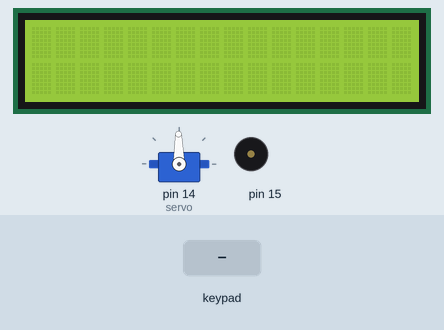
A sketch run on a simulated Arduino Uno, built with avr-gcc and run on an emulated ATmega328P. Shown: servo, 16×2 character LCD, buzzer (waves = sounding). Inputs (shaded band) come from the test bench.

Above: at 1.2 s.
1.3 s: keypad keys 7 6 5 4 # pressed 0.4 s apart
At 4.3 s:
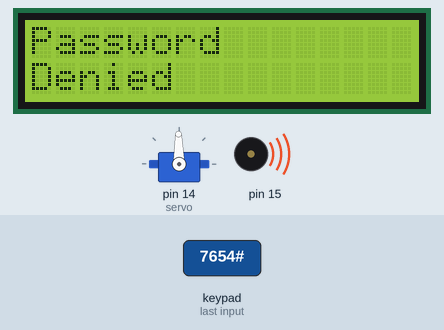
6.3 s: key '#' pressed
At 6.9 s:
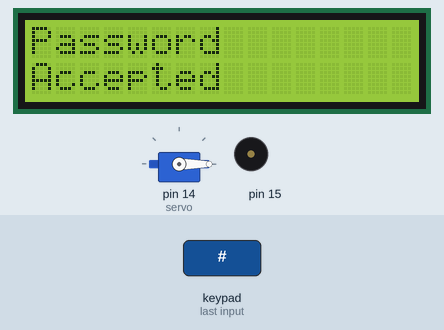
9.3 s: key 'A' pressed
At 10.2 s:
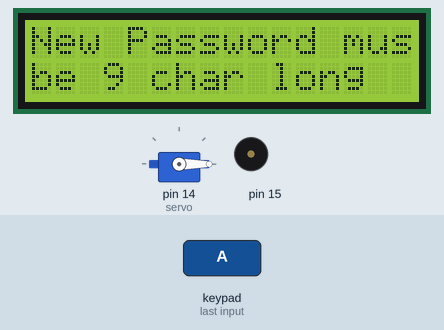
12.3 s: keypad keys 7 6 5 4 A pressed 0.4 s apart
At 15.2 s:
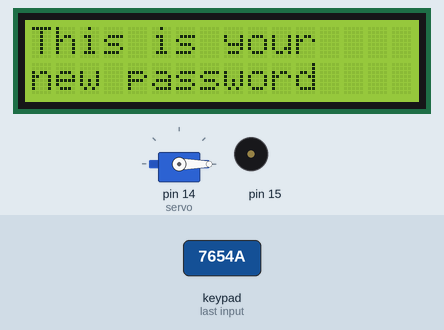
17.3 s: key 'B' pressed
20.3 s: keypad keys 3 2 1 0 A pressed 0.4 s apart
At 24.73 s:
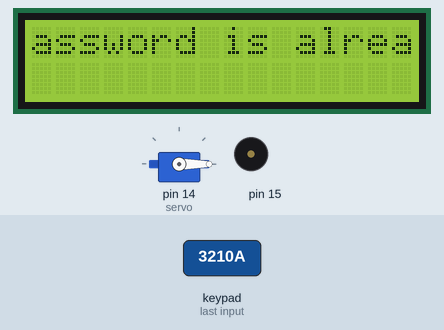
Timing chart, 0 to 26.2 s (numbered marks = the images above; inputs shaded):
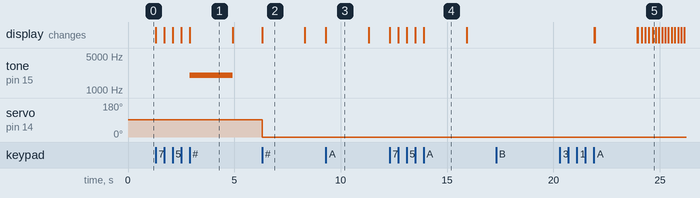

The sketch:

security_system_school_project1.ino
```cpp
#include <LiquidCrystal.h>
#include <Keypad.h>
#include <Wire.h>
#include <Servo.h>

LiquidCrystal lcd(9,8,10,11,12,13);

Servo servo;

long NewPass = 0;
long storedpass = 0;
long ResPassCombination = 2345523;

char customKey;
const byte ROWS = 4;
const byte COLS = 4;

char keys[ROWS][COLS] = {
  {'1','2','3','A'},
  {'4','5','6','B'},
  {'7','8','9','C'},
  {'*','0','#','D'}
};
byte rowPins[ROWS] = {7,6,5,4}; //rows keypad
byte colPins[COLS] = {3,2,1,0}; //columns keypad

//Connects with the Keypad
Keypad customKeypad = Keypad(makeKeymap(keys), rowPins, colPins, ROWS, COLS);

void ResetingPassword()
{
  customKey = 'C';
  switch(customKey)
  {
     case 'C'://Reset's password
       lcd.clear();
       lcd.setCursor(0,0);
       lcd.print("Password must be 9 charachters long");
       //Moves the display to the left
       for (int positionCounter = 0; positionCounter < 40; positionCounter++)
       {
          lcd.scrollDisplayLeft();
          delay(150);
       }
       //Moves the display to the right
       for (int positionCounter = 29; positionCounter < 29; positionCounter++)
       {
          lcd.scrollDisplayRight();
          delay(150);
          lcd.noDisplay();
       }
       delay(4000);
       lcd.clear();
       lcd.setCursor(0,0);
       lcd.print("Press A to Confirm once you are done");
       //Moves the display to the left
       for (int positionCounter = 0; positionCounter < 40; positionCounter++)
       {
          lcd.scrollDisplayLeft();
          delay(150);
       }
       //Moves the display to the right
       for (int positionCounter = 29; positionCounter < 29; positionCounter++)
       {
          lcd.scrollDisplayRight();
          delay(150);
          lcd.noDisplay();
       }
       delay(2000);
       lcd.clear();
       storedpass = 0;
       NewPass = 0;
       lcd.setCursor(0,0);
    break;
  }
}


void setup()
{
  //Start's the servo motor
  servo.attach(14);
  servo.write(91);
  lcd.begin(16,2);
}

void loop()
{
  customKey = customKeypad.getKey();
  switch(customKey)
  {
    case '0' ... '9'://Writes on the lcd
      lcd.setCursor(0,0);
      NewPass = NewPass * 10 + (customKey - '0');
      lcd.print(NewPass);
    break;

    case 'A'://Create new password
      lcd.setCursor(0,0);
      if(NewPass == 0)
      {
        lcd.print("New Password must");
        lcd.setCursor(0,1);
        lcd.print("be 9 char long");
        delay(2000);
        lcd.clear();
      }
      else
      {
        if(storedpass > 0)
        {
          lcd.print("Password is already set");
          //Moves the display to the left
          for (int positionCounter = 0; positionCounter < 40; positionCounter++)
          {
             lcd.scrollDisplayLeft();
             delay(150);
          }
          //Moves the display to the right
          for (int positionCounter = 29; positionCounter < 29; positionCounter++)
          {
             lcd.scrollDisplayRight();
             delay(150);
             lcd.noDisplay();
          }
          delay(1000);
          lcd.clear();
          NewPass = 0;
          lcd.setCursor(0,0);
        }
        else
        {
          storedpass = NewPass;
          lcd.print("This is your");
          lcd.setCursor(0,1);
          lcd.print("new password");
          delay(2000);
          lcd.clear();
          lcd.print(storedpass);
          delay(6000);
          lcd.clear();
          NewPass = 0;
        }
      }
    break;

    case 'B'://Prepares password for reset
      lcd.setCursor(0,0);
      lcd.print("Reset your ");
      lcd.setCursor(0,1);
      lcd.print("password");
      delay(2000);
      lcd.clear();
      if(NewPass == 234)
      {
        ResetingPassword();
      }
      lcd.setCursor(0,0);
      lcd.print("Press D to");
      lcd.setCursor(0,1);
      lcd.print("Return");
      lcd.clear();
    break;

    case 'D'://Clears lcd(Back Button)
      lcd.clear();
    break;

    case '#'://(Okey button) checks if the password is correct
             //If no sound's the alarm
             //else unlocks the door
      if(storedpass == NewPass)
      {
        lcd.clear();
        lcd.print("Password");
        lcd.setCursor(0,1);
        lcd.print("Accepted");
        servo.write(0);
        delay(2000);
        lcd.clear();
        NewPass = 0;
      }
      else
      {
        lcd.clear();
        lcd.setCursor(0,0);
        lcd.print("Password");
        lcd.setCursor(0,1);
        lcd.print("Denied");
        tone(15,2000);
        delay(2000);
        lcd.clear();
        noTone(15);
        NewPass = 0;
      }
    break;

    case '*'://Clears lcd and reset's typed numbers
      NewPass = 0;
      lcd.clear();
    break;
  }
}
```

Measured:
- after the input at 1.3 s, tone on pin 15: silent → 2000 Hz after 1.6 s, → silent 2.0 s later; the display: first changes at once (image 1 shows a later state)
- after the input at 6.3 s, servo on pin 14 (servo): 91° → 0° at once; the display: changes at once (image 2)
- after the input at 9.3 s, the display: changes at once (image 3)
- after the input at 12.3 s, the display: first changes at once (image 4 shows a later state)
- after the input at 17.3 s, every drawn part: stays the same
- what the display in image 1 shows lasts 2.0 s, from 2.9 s to 4.9 s
